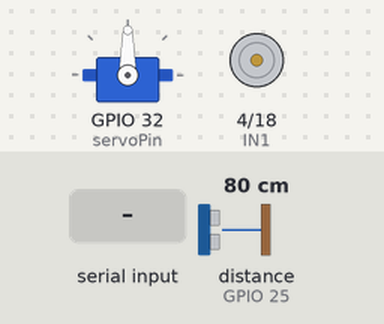
Simulated run of this sketch. Board: ESP32. Shown: servo, motor-driver pin pairs drawn as motors (green arrow = first pin HIGH = forward, orange = second pin HIGH = backward, longer = more drive, scaled by the enable pin). Wiring (inferred from the names in the program): ultrasonic range finder: trigger GPIO 26; echo GPIO 25. Inputs (shaded band) come from the test bench; at power-on: distance to the obstacle (sensor on GPIO 25) 80 cm. The echo pulse lasts 58.3 µs per cm.

Above: at 1.2 s.
1.3 s: "L" received over Serial
At 1.7 s:
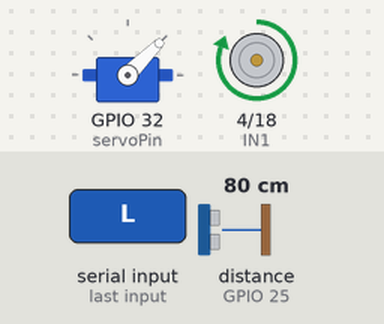
2.8 s: distance to the obstacle (sensor on GPIO 25) set to 18 cm
4.3 s: distance to the obstacle (sensor on GPIO 25) set to 14 cm
At 5.0 s:
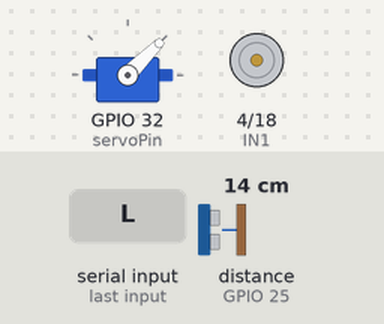
5.8 s: "R" received over Serial
At 6.1 s:
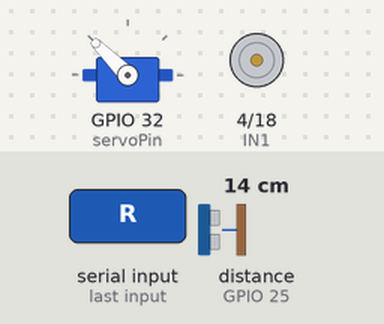
7.3 s: "F" received over Serial
At 8.5 s:
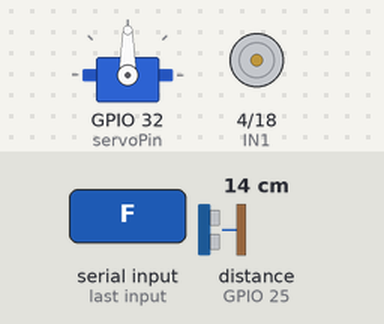
Timing chart, 0 to 9.8 s (numbered marks = the images above; inputs shaded):
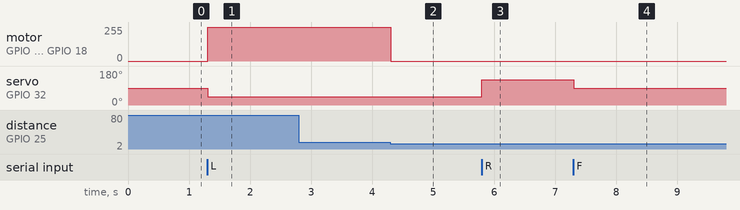

Measured:
- the behaviour switches between 16 and 15 cm on distance to the obstacle (sensor on GPIO 25) (found by bisection; images 1 and 2)
- after the input at 1.3 s, motor on GPIO 4 (IN1) / GPIO 18 (IN2): stopped → forward 255/255 at once; servo on GPIO 32 (servoPin): 90° → 45° at once
- after the input at 2.8 s, every drawn part: stays the same
- after the input at 4.3 s, motor on GPIO 4 (IN1) / GPIO 18 (IN2): forward 255/255 → stopped at once
- after the input at 5.8 s, servo on GPIO 32 (servoPin): 45° → 135° at once
- after the input at 7.3 s, servo on GPIO 32 (servoPin): 135° → 90° at once

The sketch:

esp32_task2.ino
```cpp
#include <ESP32Servo.h>

// Motor pins
const int IN1 = 4;
const int IN2 = 18;
const int EN  = 21;

// Servo pin
Servo steering;
int servoPin = 32;

// Ultrasonic pins (front sensor)
const int trigPin = 26;
const int echoPin = 25;

void setup() {
  Serial.begin(115200);

  // Motor setup
  pinMode(IN1, OUTPUT);
  pinMode(IN2, OUTPUT);
  pinMode(EN, OUTPUT);

  // Servo setup
  steering.attach(servoPin);

  // Ultrasonic setup
  pinMode(trigPin, OUTPUT);
  pinMode(echoPin, INPUT);

  stopMotor();
}

void loop() {
  if (Serial.available()) {
    char command = Serial.read();

    if (command == 'L') {
      steerLeft();
    } else if (command == 'R') {
      steerRight();
    } else if (command == 'F') {
      moveForward();
    }
  }

  // Stop if obstacle closer than 15 cm
  if (getDistance() < 15) {
    stopMotor();
  }
}

void moveForward() {
  digitalWrite(IN1, HIGH);
  digitalWrite(IN2, LOW);
  digitalWrite(EN, HIGH);
  steering.write(90);  // Straight
}

void steerLeft() {
  steering.write(45);  // Turn left
  digitalWrite(IN1, HIGH);
  digitalWrite(IN2, LOW);
  digitalWrite(EN, HIGH);
}

void steerRight() {
  steering.write(135); // Turn right
  digitalWrite(IN1, HIGH);
  digitalWrite(IN2, LOW);
  digitalWrite(EN, HIGH);
}

void stopMotor() {
  digitalWrite(EN, LOW);
}

long getDistance() {
  digitalWrite(trigPin, LOW);
  delayMicroseconds(2);
  digitalWrite(trigPin, HIGH);
  delayMicroseconds(10);
  digitalWrite(trigPin, LOW);

  long duration = pulseIn(echoPin, HIGH);
  return duration * 0.034 / 2;  // Convert to cm
}
```
